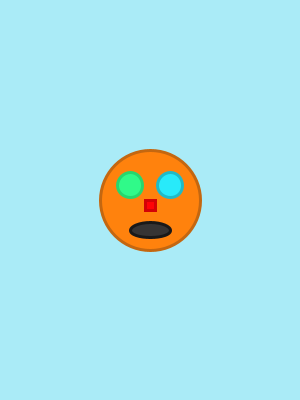
Frame 1 (no input)
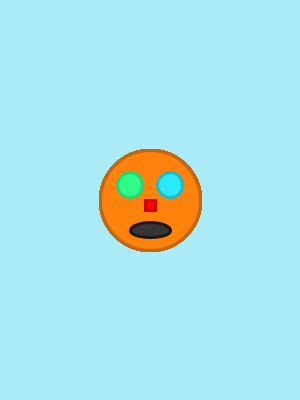
Frame 60 (the mouse pressed at the canvas centre just before this capture)
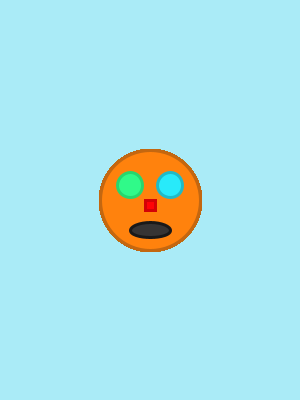
Frame 120 (the mouse held since frame 60 and released just before this capture)

The Processing sketch that drew these frames (run headless with seeded random() and noise(); from frame 60 on, the mouse is pressed at the canvas centre):

// Processing sketch: assignment_05_mission_03
// ── assignment_05_mission_03.pde
void setup() {
 size (300,400);
 background (#AAEBF7);
}

void draw() {
  
 strokeWeight(3);
  
 // Head
 fill(#FF820D);
 stroke(#C46710);
 ellipse(150,200,100,100); 
 
 // Eyes
 // Left Eye (Green)
 fill(#30FA89);
 stroke(#27D66E);
 ellipse(130,185,25,25);
 // Right Eye (Blue)
 fill(#28EAFA);
 stroke(#20BAC6);
 ellipse(170,185,25,25);
 
 // Nose
 fill(#FF0307);
 stroke(#D30206);
 rect(145,200,10,10);
 
 // Mouth
 fill(#363434);
 stroke(#1A1919);
 ellipse(150,230,40,15);
 
}
